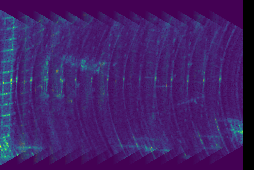
#> input picture Analysis/final_image_.png, 254 x 170 px, found by its file name
$ jupyter execute --allow-errors binding_test.ipynb
#> lines starting #> are read from the running program, lines starting #| are printed output that depends on the picture; after the words box and inside, x2 and y2 are one past the last pixel; in counts of white or black regions, pixels touching at a corner belong together
[cell 1]
import os
import sys
import glob
import cv2 as cv
import matplotlib.pyplot as plt
import numpy as np
import time
# from cfar import pycfar

lib_path = "../cfar/build"
if lib_path not in sys.path:
    sys.path.append(lib_path)

import pycfar

[cell 2]
os.getcwd()
img_path = "/home/uwr/Desktop/final_image_.png"
img = cv.imread(img_path, cv.IMREAD_GRAYSCALE)
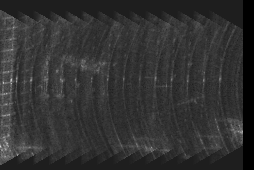
#> img: shape (170, 254); min 0, max 215, mean 49.7
#img=cv.rotate(img,2)
plt.imshow(img)

[cell 3]
r,t=cv.threshold(img,70,255,cv.THRESH_BINARY)
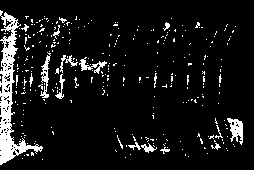
#> t: shape (170, 254); 8.6% white; 300 white regions (282 under 20 px), largest, box (x1, y1, x2, y2) and area: (0, 10, 43, 165) 1770, (227, 118, 243, 145) 240, (40, 52, 51, 98) 188
plt.imshow(t)

[cell 4]
res = np.zeros_like(img)
res.shape
plt.imshow(res)
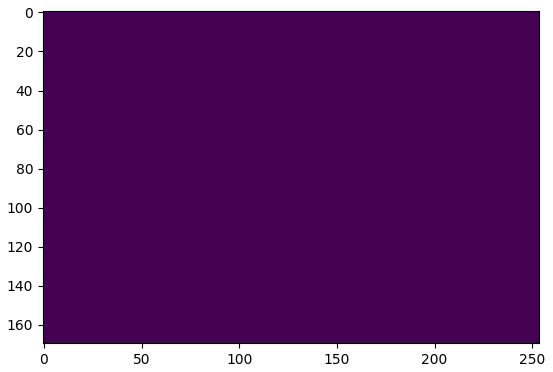
#> figure drawn by matplotlib, 1 panel
